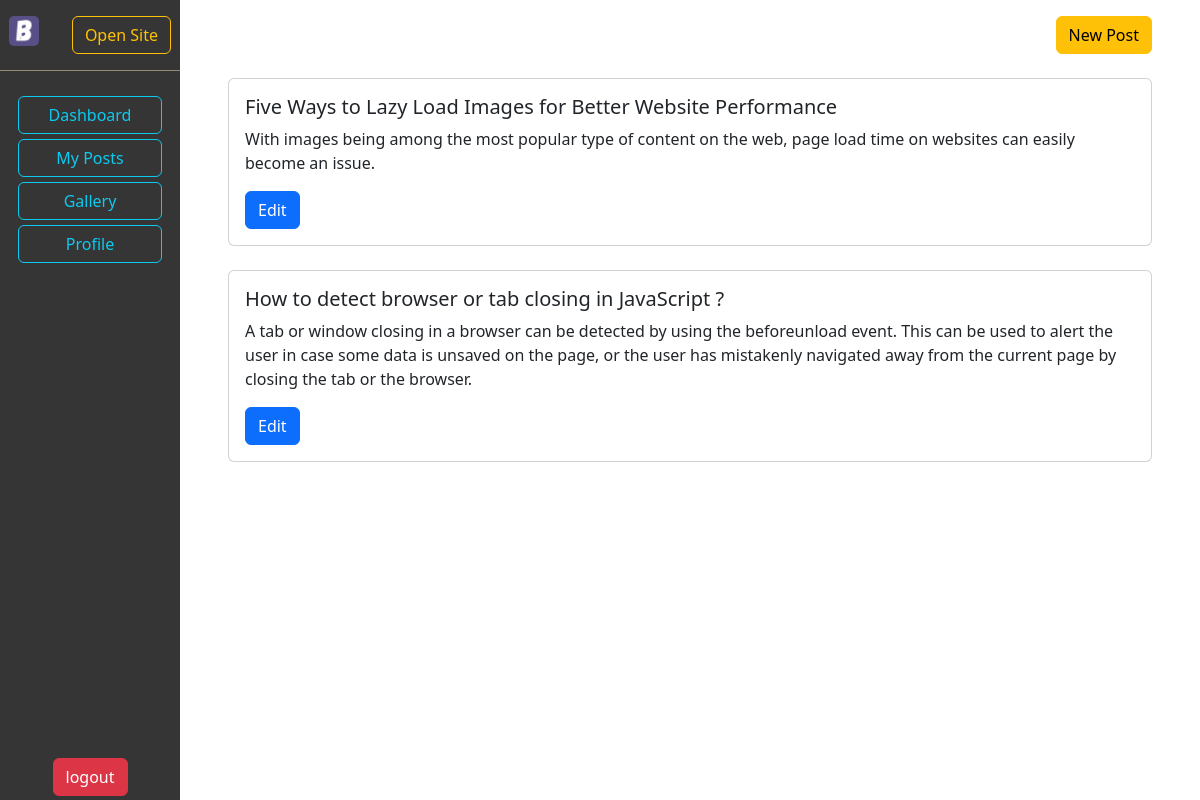
Screenshot of /editor/posts (signed in) with the database file from the repository.
### blogapp/models.py (models this page shows, shortened)
class Post(models.Model):
    author = models.ForeignKey(User, null = True, on_delete = models.SET_NULL)
    category = models.ForeignKey(Category, null = True, on_delete = models.SET_NULL)
    title = models.CharField(max_length = 250)
    desc = models.CharField(max_length = 500, blank=True)
    slug = models.SlugField(max_length = 300, null = True, blank = True)
    body = tinymce_models.HTMLField()
    published_at = models.DateTimeField(auto_now_add = True)
    updated = models.DateTimeField(auto_now = True)
    status = models.CharField(max_length = 10, choices = STATUS_CHOICES, default ='draft')
    class Meta:
        ordering = ('-published_at', )

### epage/views.py (the view)
# urls.py: path('posts', views.posts, name='posts'),
@group_required('Author', 'Administrator')
def posts(request):
    params ={
        'posts': Post.objects.filter(author = request.user)
    }
    return render(request, 'epage/posts.html', params)

### epage/templatetags/auth_extras.py (called while the page is built)
@register.filter(name='is_admin')
def is_admin(user):
    if user.is_superuser:
        return True
    group = Group.objects.get(name='Administrator')
    return True if group in user.groups.all() else False

### epage/views.py (called while the page is built)
def group_required(*group_names):
    def in_groups(u):
        if u.is_authenticated:
            if bool(u.groups.filter(name__in=group_names)) | u.is_superuser:
                return True
        return False
    return user_passes_test(in_groups)

### templates/epage/posts.html (shortened to what this page needs)
{% extends 'epage/base.html' %}
{% block mainbody %}
<div id="newp">
    <a href="/editor/new" class="btn btn-warning mt-3">New Post</a>
</div>
{% for post in posts %}
<div class="card my-4">
    <div class="card-body">
      <h5 class="card-title">{{post.title}}</h5>
      <p class="card-text">{{post.desc}}</p>
      <a href="/editor/post/{{post.slug}}" class="btn btn-primary">Edit</a>
    </div>
  </div>
{% endfor %}
{% endblock %}

### templates/epage/posts.html (style rules this page uses)
#newp { width: 100%; display: flex; justify-content: flex-end; }

### rows the page displays
Post: title "Five Ways to Lazy Load Images for Better Website Performance", desc "With images being among the most popular type of content on the web, page load time on websites can easily become an issue."
Post: title "How to detect browser or tab closing in JavaScript ?", desc "A tab or window closing in a browser can be detected by using the beforeunload event. This can be used to alert the user in case some data is unsaved on the page, or the user has mistakenly navigated away from the current page by closing the tab or the browser."
